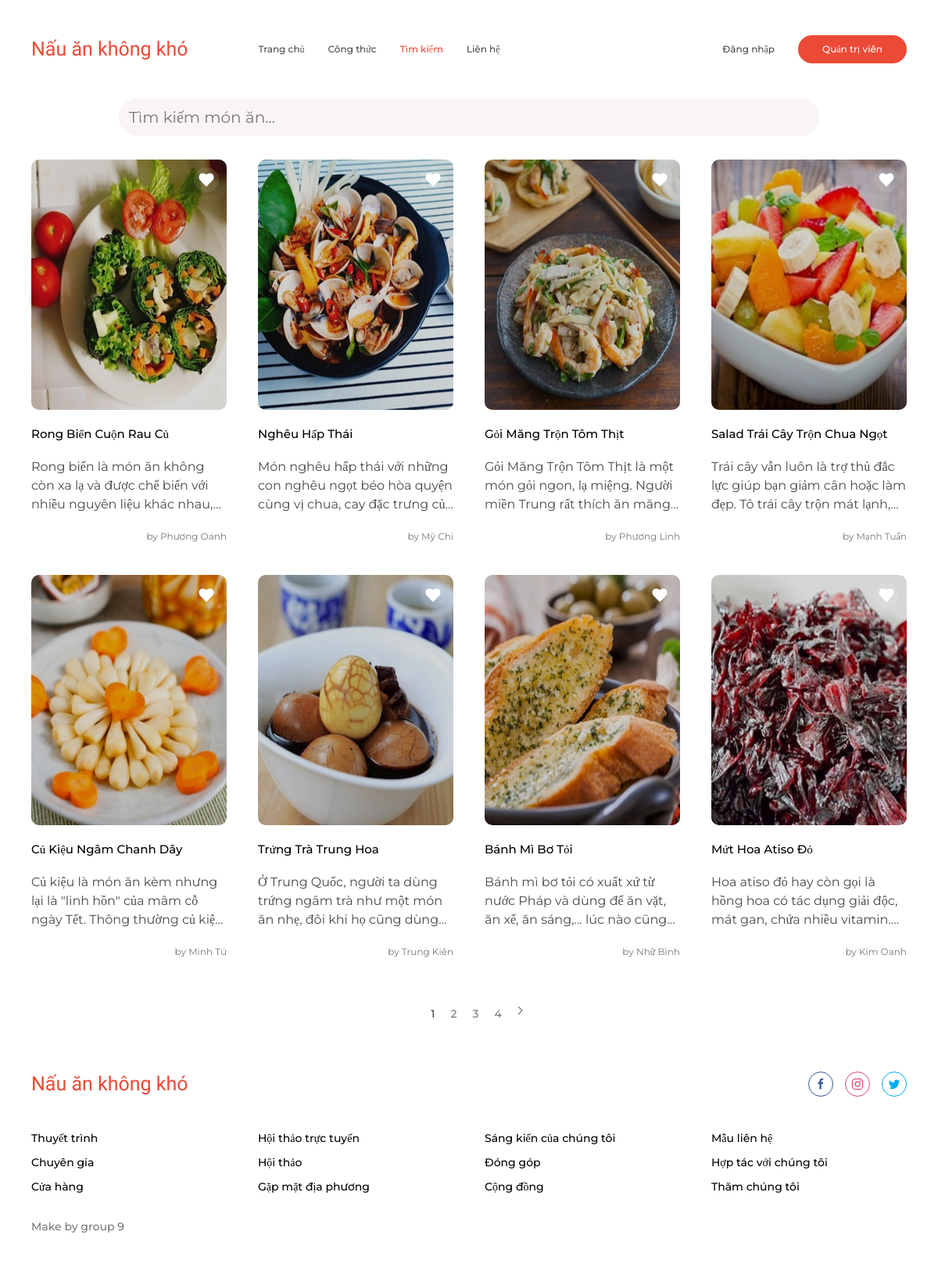
Screenshot of /main/search.php with the database file from the repository.
### tables this page shows
CREATE TABLE `congthuc` (
  `MaCongThuc` int(11) NOT NULL,
  `TenCongThuc` varchar(100) DEFAULT NULL,
  `MoTa` varchar(1000) DEFAULT NULL,
  `ThoiGianChuanBi` int(11) DEFAULT NULL,
  `TongThoiGianNau` int(11) DEFAULT NULL,
  `PhucVu` int(11) DEFAULT NULL,
  `MaLoaiMonAn` int(11) DEFAULT NULL,
  `TacGia` varchar(50) DEFAULT NULL,
  `AnhChiTiet` varchar(100) DEFAULT NULL
);

### main/search.php (the view, shortened to what this page needs)
<?php
include("../admin/connect_db.php");
$query = isset($_GET['query']) ? $_GET['query'] : '';
$page = isset($_GET['page']) ? (int)$_GET['page'] : 1;
$limit = 8;
$offset = ($page - 1) * $limit;
$sql = "SELECT MaCongThuc, TenCongThuc, MoTa, TacGia, AnhChiTiet, PhucVu FROM congthuc WHERE TenCongThuc REGEXP ? LIMIT ? OFFSET ?";
$stmt = $conn->prepare($sql);
$searchTerm = $query;
$stmt->bind_param("sii", $searchTerm, $limit, $offset);
$stmt->execute();
$result = $stmt->get_result();
$totalSql = "SELECT COUNT(*) FROM congthuc WHERE TenCongThuc REGEXP ?";
$totalStmt = $conn->prepare($totalSql);
$totalStmt->bind_param("s", $searchTerm);
$totalStmt->execute();
$totalStmt->bind_result($totalResults);
$totalPages = ceil($totalResults / $limit);
?>
<!DOCTYPE html>
<html lang="en-gb" dir="ltr">
<head>
  <link rel="stylesheet" href="css/main.css" />
</head>
<body>
  <nav class="uk-navbar-container uk-letter-spacing-small">
    <div class="uk-container">
      <div class="uk-position-z-index" data-uk-navbar>
        <div class="uk-navbar-left">
          <a class="uk-navbar-item uk-logo" href="../index.php">Nấu ăn không khó</a>
          <ul class="uk-navbar-nav uk-visible@m uk-margin-large-left">
            <li><a href="../index.php">Trang chủ</a></li>
            <li><a href="recipe.php">Công thức</a></li>
            <li class="uk-active"><a href="search.php">Tìm kiếm</a></li>
            <li><a href="contact.php">Liên hệ</a></li>
          </ul>
        </div>
        <div class="uk-navbar-right">
          <ul class="uk-navbar-nav uk-visible@m">
            <?php
            if (isset($_SESSION['TenDangNhap'])) {
              echo '<li><a href="../admin/logout.php">Đăng xuất</a></li>';
            } else {
              echo '<li><a href="./sign-in.php">Đăng nhập</a></li>';
            }
            ?>
          </ul>
          <div class="uk-navbar-item">
            <div><a class="uk-button uk-button-primary" href="../admin/indexadmin.php">Quản trị viên</a></div>
          </div>
        </div>
      </div>
    </div>
  </nav>
  <div class="uk-section uk-section-default uk-padding-remove-top">
    <div class="uk-container search-items">
      <div class="search-container">
        <form class="uk-search uk-search-default uk-width-1-1" action="search.php" method="GET">
          <input class="uk-search-input uk-text-small uk-border-rounded uk-form-large uk-navbar-center " type="search" name="query" placeholder="Tìm kiếm món ăn..." required>
        </form>
      </div>
      <div class="uk-child-width-1-2 uk-child-width-1-3@s uk-child-width-1-4@m uk-margin-medium-top" data-uk-grid>
        <?php
        if ($result->num_rows > 0) {
          while ($row = $result->fetch_assoc()) {
            echo '<div>';
            echo '  <div class="uk-card">';
            echo '    <div class="uk-card-media-top uk-inline uk-light">';
            echo '      <img class="uk-border-rounded-medium" src="img/' . $row["AnhChiTiet"] . '" alt="' . htmlspecialchars($row["TenCongThuc"]) . '" style="width: 320px; height: 320px;">';
            echo '      <div class="uk-position-cover uk-card-overlay uk-border-rounded-medium"></div>';
            echo '      <div class="uk-position-xsmall uk-position-top-right">';
            echo '        <a href="#" class="uk-icon-button uk-like uk-position-z-index uk-position-relative" data-uk-icon="heart"></a>';
            echo '      </div>';
            echo '    </div>';
            echo '    <div>';
            echo '      <h3 class="uk-card-title uk-text-500 uk-margin-small-bottom uk-margin-top">' . htmlspecialchars($row["TenCongThuc"]) . '</h3>';
            echo '      <p class="description">' . htmlspecialchars($row["MoTa"]) . '</p>';
            echo '      <div class="uk-text-xsmall uk-text-muted" data-uk-grid>';
            echo '        <div class="uk-width-expand uk-text-right">by ' . htmlspecialchars($row["TacGia"]) . '</div>';
            echo '      </div>';
            echo '    </div>';
            echo '    <a href="recipe.php?id=' . $row["MaCongThuc"] . '" class="uk-position-cover"></a>';
            echo '  </div>';
            echo '</div>';
          }
        } else {
          echo "<p>No recipes found.</p>";
        }
        ?>
      </div>
      <div class="uk-margin-large-top uk-text-small">
        <ul class="uk-pagination uk-flex-center uk-text-500 uk-margin-remove" data-uk-margin>
          <?php for ($i = 1; $i <= $totalPages; $i++): ?>
            <li class="<?php echo ($i === $page) ? 'uk-active' : ''; ?>">
              <a href="?query=<?php echo urlencode($query); ?>&page=<?php echo $i; ?>"><?php echo $i; ?></a>
            </li>
          <?php endfor; ?>
          <?php if ($page < $totalPages): ?>
            <li><a href="?query=<?php echo urlencode($query); ?>&page=<?php echo $page + 1; ?>" data-uk-pagination-next></a></li>
          <?php endif; ?>
        </ul>
      </div>
    </div>
  </div>
  <footer class="uk-section uk-section-default">
    <div class="uk-container uk-text-secondary uk-text-500">
      <div class="uk-child-width-1-2@s" data-uk-grid>
        <div>
          <a href="#" class="uk-logo">Nấu ăn không khó</a>
        </div>
        <div class="uk-flex uk-flex-middle uk-flex-right@s">
          <div data-uk-grid class="uk-child-width-auto uk-grid-small">
            <div>
              <a href="https://www.facebook.com/" data-uk-icon="icon: facebook; ratio: 0.8" class="uk-icon-button facebook" target="_blank"></a>
            </div>
            <div>
              <a href="https://www.instagram.com/" data-uk-icon="icon: instagram; ratio: 0.8" class="uk-icon-button instagram" target="_blank"></a>
            </div>
            <div>
              <a href="mailto:info@blacompany.com" data-uk-icon="icon: twitter; ratio: 0.8" class="uk-icon-button twitter" target="_blank"></a>
            </div>
          </div>
        </div>
      </div>
      <div class="uk-child-width-1-2@s uk-child-width-1-4@m" data-uk-grid>
        <div>
          <ul class="uk-list uk-text-small">
            <li><a class="uk-link-text" href="#">Thuyết trình</a></li>
            <li><a class="uk-link-text" href="#">Chuyên gia</a></li>
            <li><a class="uk-link-text" href="#">Cửa hàng</a></li>
          </ul>
        </div>
        <div>
          <ul class="uk-list uk-text-small">
            <li><a class="uk-link-text" href="#">Hội thảo trực tuyến</a></li>
            <li><a class="uk-link-text" href="#">Hội thảo</a></li>
            <li><a class="uk-link-text" href="#">Gặp mặt địa phương</a></li>
          </ul>
        </div>
        <div>
          <ul class="uk-list uk-text-small">
            <li><a class="uk-link-text" href="#">Sáng kiến của chúng tôi</a></li>
            <li><a class="uk-link-text" href="#">Đóng góp</a></li>
            <li><a class="uk-link-text" href="#">Cộng đồng</a></li>
          </ul>
        </div>
        <div>
          <ul class="uk-list uk-text-small">
            <li><a class="uk-link-text" href="#">Mẫu liên hệ</a></li>
            <li><a class="uk-link-text" href="#">Hợp tác với chúng tôi</a></li>
            <li><a class="uk-link-text" href="#">Thăm chúng tôi</a></li>
          </ul>
        </div>
      </div>
      <div class="uk-margin-medium-top uk-text-small uk-text-muted">
        <div>Make by group 9</div>
      </div>
    </div>
  </footer>
</body>
</html>

### main/search.php (style rules this page uses)
.search-container { display: flex; justify-content: center; margin: 0, 50px, 0, 0; }
.uk-search-input { width: 80%; font-size: 20px; padding: 15px; border-radius: 25px; border: 2px solid #ccc; }
.description { display: -webkit-box; -webkit-line-clamp: 3; -webkit-box-orient: vertical; overflow: hidden; text-overflow: ellipsis; }

### rows the page displays
congthuc: AnhChiTiet (picture), TenCongThuc "Rong Biển Cuộn Rau Củ", MoTa "Rong biển là món ăn không còn xa lạ và được chế biến với nhiều nguyên liệu khác…", TacGia "Phương Oanh"
congthuc: AnhChiTiet (picture), TenCongThuc "Nghêu Hấp Thái", MoTa "Món nghêu hấp thái với những con nghêu ngọt béo hòa quyện cùng vị chua, cay đặc trưng…", TacGia "Mỹ Chi"
congthuc: AnhChiTiet (picture), TenCongThuc "Gỏi Măng Trộn Tôm Thịt", MoTa "Gỏi Măng Trộn Tôm Thịt là một món gỏi ngon, lạ miệng. Người miền Trung rất thích ăn…", TacGia "Phương Linh"
congthuc: AnhChiTiet (picture), TenCongThuc "Salad Trái Cây Trộn Chua Ngọt", MoTa "Trái cây vẫn luôn là trợ thủ đắc lực giúp bạn giảm cân hoặc làm đẹp. Tô trái cây trộn mát…", TacGia "Mạnh Tuấn"
congthuc: AnhChiTiet (picture), TenCongThuc "Củ Kiệu Ngâm Chanh Dây", MoTa "Củ kiệu là món ăn kèm nhưng lại là \"linh hồn\" của mâm cỗ ngày Tết. Thông thường củ…", TacGia "Minh Tú"
congthuc: AnhChiTiet (picture), TenCongThuc "Trứng Trà Trung Hoa", MoTa "Ở Trung Quốc, người ta dùng trứng ngâm trà như một món ăn nhẹ, đôi khi họ cũng…", TacGia "Trung Kiên"
congthuc: AnhChiTiet (picture), TenCongThuc "Bánh Mì Bơ Tỏi", MoTa "Bánh mì bơ tỏi có xuất xứ từ nước Pháp và dùng để ăn vặt, ăn xế, ăn sáng,... lúc nào…", TacGia "Nhữ Bình"
congthuc: AnhChiTiet (picture), TenCongThuc "Mứt Hoa Atiso Đỏ", MoTa "Hoa atiso đỏ hay còn gọi là hồng hoa có tác dụng giải độc, mát gan, chứa nhiều…", TacGia "Kim Oanh"
